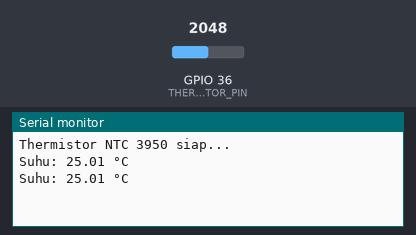
The sketch below on a simulated ESP32. Parts: the last lines printed to the serial monitor. The test bench sets the inputs (shaded band); at power-on: GPIO 36 (THERMISTOR_PIN) = 2048 (analog values on the 0–4095 scale).

Above: at 1.8 s.
1.9 s: GPIO 36 (THERMISTOR_PIN) set to 2866
At 2.6 s:
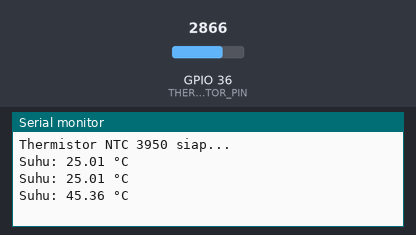
3.4 s: GPIO 36 (THERMISTOR_PIN) set to 3603
At 4.8 s:
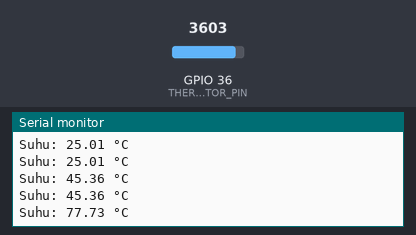
Timing chart, 0 to 6.4 s (numbered marks = the images above; inputs shaded):
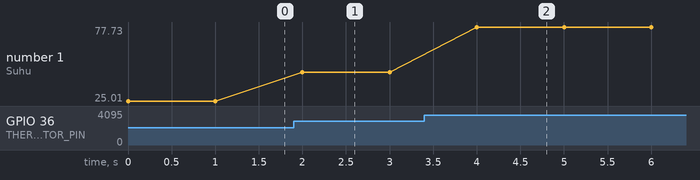

The sketch:

Thermistor_NTC_3950.ino
```cpp
#define THERMISTOR_PIN 36  // Pin ADC ESP32
#define SERIES_RESISTOR 10000  // Resistor tetap 10k ohm
#define NOMINAL_RESISTANCE 10000  // Resistansi thermistor pada 25°C (10k ohm)
#define NOMINAL_TEMPERATURE 25  // Temperatur nominal (25°C)
#define B_COEFFICIENT 3950  // Koefisien B untuk NTC 3950
#define ADC_MAX 4095  // Resolusi ADC ESP32 (12-bit)
#define SUPPLY_VOLTAGE 3.3  // Tegangan suplai ESP32 (3.3V)

void setup() {
  Serial.begin(115200);
  analogReadResolution(12);  // Set resolusi ADC ESP32
  Serial.println("Thermistor NTC 3950 siap...");
}

void loop() {
  int adcValue = analogRead(THERMISTOR_PIN);  // Baca nilai ADC
  float voltage = adcValue * (SUPPLY_VOLTAGE / ADC_MAX);  // Hitung tegangan
  float resistance = SERIES_RESISTOR * (SUPPLY_VOLTAGE / voltage - 1);  // Hitung resistansi

  // Hitung suhu menggunakan persamaan Steinhart-Hart sederhana
  float steinhart;
  steinhart = resistance / NOMINAL_RESISTANCE;  // R / R0
  steinhart = log(steinhart);  // ln(R / R0)
  steinhart /= B_COEFFICIENT;  // 1/B * ln(R / R0)
  steinhart += 1.0 / (NOMINAL_TEMPERATURE + 273.15);  // + (1/T0)
  steinhart = 1.0 / steinhart;  // Invers
  steinhart -= 273.15;  // Konversi ke Celsius

  Serial.print("Suhu: ");
  Serial.print(steinhart);
  Serial.println(" °C");

  delay(1000);  // Tunggu 1 detik sebelum membaca ulang
}
```

Measured:
- after the input at 1.9 s, the serial monitor: prints a new line after 0.10 s (image 1)
- after the input at 3.4 s, the serial monitor: prints a new line after 0.60 s (image 2)
- plotted number 1: 25.01 → 45.36 after the input at 1.9 s, 45.36 → 77.73 after the input at 3.4 s
